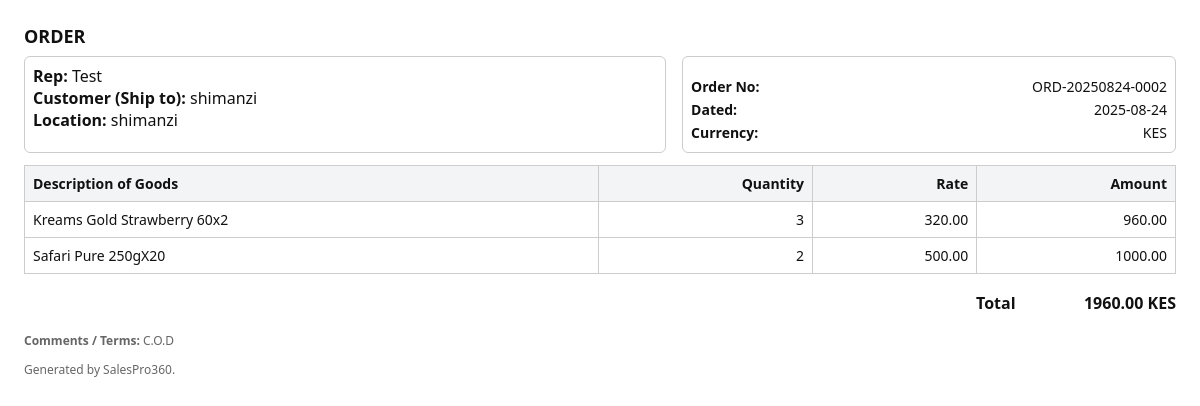
/orders/15/sheet?dl=1 (signed in), run on the app's committed database.
### tables this page shows
CREATE TABLE orders (
            id INTEGER PRIMARY KEY AUTOINCREMENT,
            order_no TEXT UNIQUE NOT NULL,
            sales_rep_id INTEGER NOT NULL,
            customer_name TEXT,
            customer_location TEXT,
            order_date TEXT,
            comments TEXT,
            created_at TEXT, sales_rep_name TEXT, supplier_id INTEGER, product_id INTEGER, rep_name TEXT, location TEXT, qty_per_ctn REAL, price_per_ctn REAL, amount REAL, total REAL NOT NULL DEFAULT 0, quantity INTEGER, notes TEXT, unit_price REAL, payment_method TEXT, status TEXT DEFAULT 'Pending', delivery_date TEXT, currency TEXT DEFAULT 'KES', line_items TEXT, rep_id INTEGER,
            FOREIGN KEY (sales_rep_id) REFERENCES users(id)
        );

### app.py (the view)
    def wrapper(*a, **kw):
        if not current_user_row():
            flash("Please login to continue.", "info")
            return redirect(url_for("login"))
        return view(*a, **kw)

### app.py (called while the page is built)
def get_db():
    if "db" not in g:
        try:
            Path(app.config["DATABASE"]).parent.mkdir(parents=True, exist_ok=True)
        except Exception:
            pass
        conn = sqlite3.connect(app.config["DATABASE"])
        conn.row_factory = sqlite3.Row
        conn.execute("PRAGMA foreign_keys = ON")
        g.db = conn
    return g.db

def has_column(conn, table: str, column: str) -> bool:
    cols = conn.execute(f"PRAGMA table_info({table})").fetchall()
    return any(c["name"].lower() == column.lower() for c in cols)

def current_user_row():
    uid = session.get("user_id")
    if not uid:
        return None
    return get_db().execute(
        "SELECT id, username, role, COALESCE(full_name, username) AS display_name FROM users WHERE id=?",
        (uid,),
    ).fetchone()

def login_required(view):
    def wrapper(*a, **kw):
        if not current_user_row():
            flash("Please login to continue.", "info")
            return redirect(url_for("login"))
        return view(*a, **kw)
    wrapper.__name__ = view.__name__
    return wrapper

@app.context_processor
def inject_flags():
    u = current_user_row()
    return {
        "current_user": u["display_name"] if u else None,
        "is_admin": (u["role"] == "admin") if u else False,
        "date": date,
    }

def _orders_rep_col(conn):
    if has_column(conn, "orders", "rep_id"):
        return "rep_id"
    if has_column(conn, "orders", "sales_rep_id"):
        return "sales_rep_id"
    return None

### templates/order-sheet.html (shortened to what this page needs)
<!doctype html>
<html>
<head>
</head>
<body>
  <h1>ORDER</h1>
  <div class="headgrid">
    <div class="box">
      <div class="meta">
        <div><strong>Rep:</strong> {{ rep_name or '' }}</div>
        <div><strong>Customer (Ship to):</strong> {{ order['customer_name'] or '' }}</div>
        <div><strong>Location:</strong> {{ order['customer_location'] or '' }}</div>
      </div>
    </div>
    <div class="box">
      <table class="meta">
        <tr><td><strong>Order No:</strong></td><td class="right">{{ order['order_no'] or order['id'] }}</td></tr>
        <tr><td><strong>Dated:</strong></td><td class="right">{{ (order['created_at'] or '')[:10] }}</td></tr>
        <tr><td><strong>Currency:</strong></td><td class="right">{{ order['currency'] or 'KES' }}</td></tr>
      </table>
    </div>
  </div>
  <table>
    <thead>
      <tr>
        <th>Description of Goods</th>
        <th class="right">Quantity</th>
        <th class="right">Rate</th>
        <th class="right">Amount</th>
      </tr>
    </thead>
    <tbody>
      {% for it in items %}
      <tr>
        <td>{{ it.label or ('Product #' ~ (it.product_id or '')) }}</td>
        <td class="right">{{ it.qty }}</td>
        <td class="right">{{ '%.2f'|format(it.unit_price|float) }}</td>
        <td class="right">{{ '%.2f'|format(it.amount|float) }}</td>
      </tr>
      {% endfor %}
    </tbody>
  </table>
  <div class="totals">
    <div>
      {% set total = items | sum(attribute='amount', start=0) %}
      <div class="row">
        <span>Total</span>
        <span>{{ '%.2f'|format(total|float) }} {{ order['currency'] or 'KES' }}</span>
      </div>
    </div>
  </div>
  {% if order['notes'] %}
  <p class="muted"><strong>Comments / Terms:</strong> {{ order['notes'] }}</p>
  {% endif %}
  <p class="muted">Generated by SalesPro360.</p>
</body>
</html>

### templates/order-sheet.html (style rules this page uses)
body { font-family:system-ui,-apple-system,Segoe UI,Roboto,Arial,sans-serif;margin:24px;background:#fff;color:#111 }
.headgrid { display:grid;grid-template-columns:1.3fr 1fr;gap:16px;margin-bottom:12px }
h1 { font-size:18px;margin:0 0 8px }
.box { border:1px solid #ccc;padding:8px;border-radius:6px }
table { width:100%;border-collapse:collapse;margin-top:10px }
th,td { border:1px solid #ccc;padding:8px;font-size:14px;vertical-align:top }
th { background:#f3f4f6;text-align:left }
.right { text-align:right }
.meta td { border:none;padding:2px 0 }
.muted { color:#666;font-size:12px }
.totals { margin-top:12px;display:flex;justify-content:flex-end;gap:24px }
.totals div { min-width:200px }
.totals .row { display:flex;justify-content:space-between;padding:6px 0;border-bottom:1px dashed #ddd }
.totals .row:last-child { font-weight:600;border-bottom:none }

### data on the page
orders: sales_rep_name "Test", customer_name "shimanzi", customer_location "shimanzi", order_no "ORD-20250824-0002", created_at "2025-08-24", currency "KES", notes "C.O.D"

### other printed values
{{ it.label or ('Product #' ~ (it.product_id or '')) }} "Kreams Gold Strawberry 60x2" "Safari Pure 250gX20"
{{ it.qty }} "3" "2"
{{ '%.2f'|format(it.unit_price|float) }} "320.00" "500.00"
{{ '%.2f'|format(it.amount|float) }} "960.00" "1000.00"
{{ '%.2f'|format(total|float) }} "1960.00"
